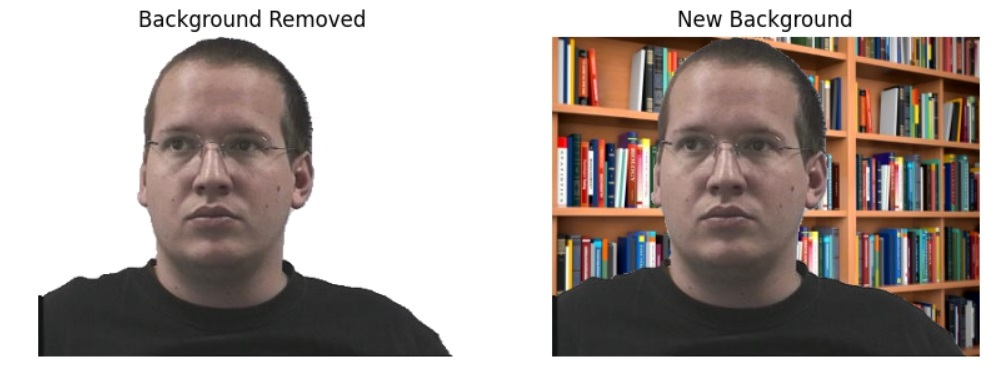
#> input picture 6 - NCKH/Source/Online Cheating Detection/assets/bg_remove_new_bg.jpg, 999 x 373 px
$ python -i face.py   (imports and definitions only)
#> lines starting #> are read from the running program, lines starting #| are printed output that depends on the picture
import random

import cv2
from mtcnn import MTCNN

# [1 line that did not run here, left out]


def detect_faces(image):
    """
    Detects faces in an image using MTCNN.
    :param image: Input image in BGR format.
    :return:
    """
    detections = detector.detect_faces(image)
    if not detections:
        return None

    boxes = []
    for detection in detections:
        boxes.append(detection['box'])

    return boxes


def crop_face(image):
    """
    Detects and tightly crops the face from an image.
    """
    detections = detect_faces(image)

    if detections:
        x, y, w, h = detections[0]
        face = image[y:y + h, x:x + w]

        # Ensure tight cropping with no extra borders
        face = remove_black_background(face)

        return face
    return None


def remove_black_background(image):
    """
    Removes black background and trims edges.
    """
    gray = cv2.cvtColor(image, cv2.COLOR_RGB2GRAY)
    _, mask = cv2.threshold(gray, 1, 255, cv2.THRESH_BINARY)

    # Find contours and bounding box of the non-black area
    coords = cv2.findNonZero(mask)
    x, y, w, h = cv2.boundingRect(coords)

    # Crop to bounding box
    cropped = image[y:y + h, x:x + w]
    return cropped


def apply_transformations(image, num_variations=10):
    """
    Generates multiple variations of the face image.
    """
    processed_images = []
    h, w = image.shape[:2]

    for _ in range(num_variations):
        transformed = image.copy()

        # Random rotation (-30 to +30 degrees)
        angle = random.randint(-30, 30)
        matrix = cv2.getRotationMatrix2D((w // 2, h // 2), angle, 1)
        transformed = cv2.warpAffine(transformed, matrix, (w, h))

        # Random flip
        if random.choice([True, False]):
            transformed = cv2.flip(transformed, 1)

        # Random brightness/contrast
        alpha = random.uniform(0.7, 1.3)
        beta = random.randint(-40, 40)
        transformed = cv2.convertScaleAbs(transformed, alpha=alpha, beta=beta)

        # Gaussian blur
        if random.choice([True, False]):
            kernel_size = random.choice([(3, 3), (5, 5)])
            transformed = cv2.GaussianBlur(transformed, kernel_size, 0)

        # Remove any remaining black borders
        transformed = remove_black_background(transformed)

        processed_images.append(transformed)

    return processed_images

>>> import cv2
>>> picture = cv2.cvtColor(cv2.imread('../../../6 - NCKH/Source/Online Cheating Detection/assets/bg_remove_new_bg.jpg'), cv2.COLOR_BGR2RGB)
>>> result = apply_transformations(picture)
#> the loop in apply_transformations, `for _ in range(num_variations):` made 10 passes
#> pass 1, in apply_transformations, `transformed = cv2.warpAffine(transformed, matrix, (w, h))`:
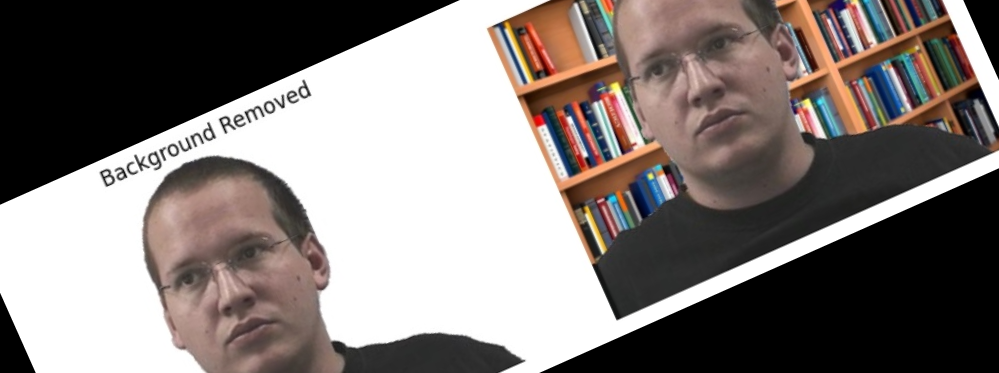
#> transformed: shape (373, 999, 3); mean R, G, B 131.1, 123.4, 120.5
#> pass 1, in apply_transformations, `transformed = cv2.convertScaleAbs(transformed, alpha=alpha, beta=beta)`:
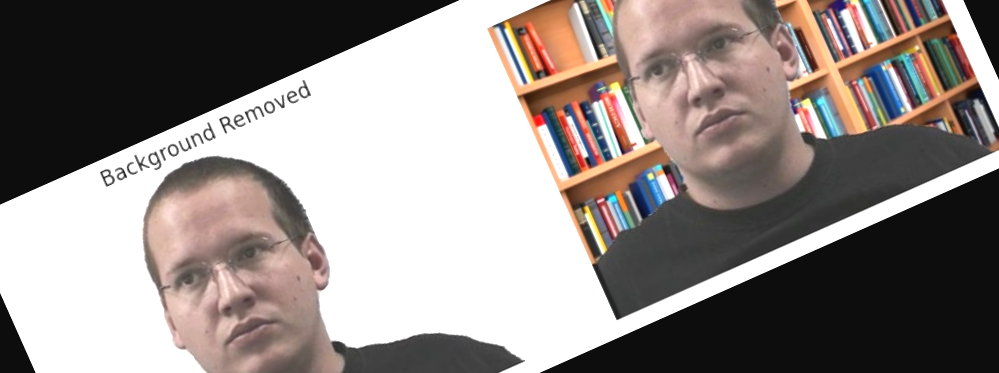
#> transformed: shape (373, 999, 3); mean R, G, B 146.2, 137.9, 134.6
#> pass 1, in remove_black_background, `gray = cv2.cvtColor(image, cv2.COLOR_RGB2GRAY)`:
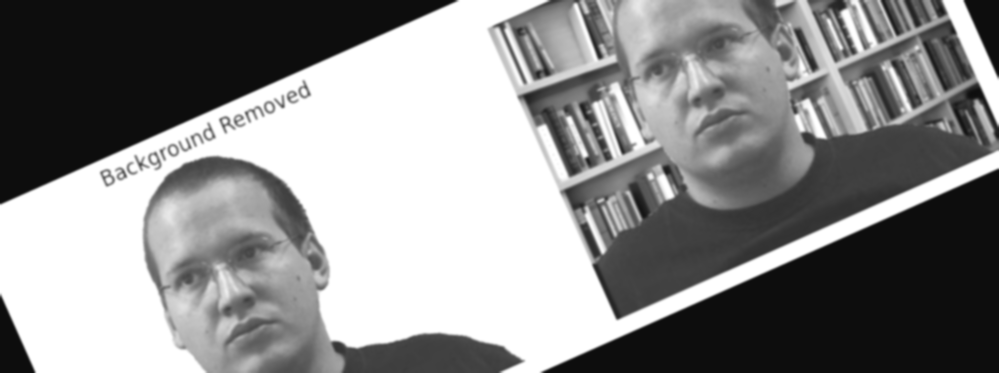
#> gray: shape (373, 999); min 13, max 255, mean 140
#> after the loop in apply_transformations, `for _ in range(num_variations):`: processed_images = 10 items
#> result = 10 items

$ run again, on 6 - NCKH/Source/Online Cheating Detection/assets/cheating.jpg
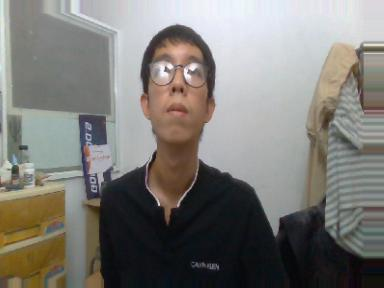
#> input picture 6 - NCKH/Source/Online Cheating Detection/assets/cheating.jpg, 384 x 288 px
#> the loop in apply_transformations, `for _ in range(num_variations):` made 10 passes
#> pass 1, in apply_transformations, `transformed = cv2.warpAffine(transformed, matrix, (w, h))`:
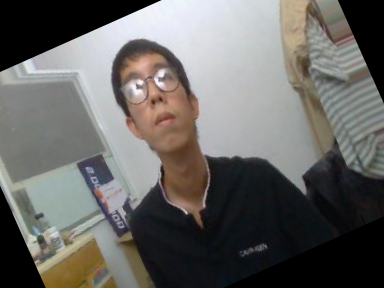
#> transformed: shape (288, 384, 3); mean R, G, B 104.6, 103.1, 100.3
#> pass 1, in remove_black_background, `gray = cv2.cvtColor(image, cv2.COLOR_RGB2GRAY)`:
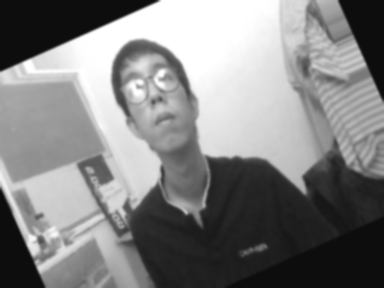
#> gray: shape (288, 384); min 13, max 255, mean 130.8
#> after the loop in apply_transformations, `for _ in range(num_variations):`: processed_images = 10 items

$ run again, on 6 - NCKH/Source/Online Cheating Detection/assets/not_cheating.jpg
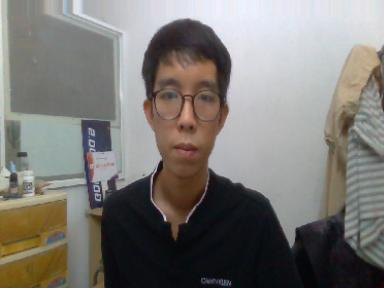
#> input picture 6 - NCKH/Source/Online Cheating Detection/assets/not_cheating.jpg, 384 x 288 px
#> the loop in apply_transformations, `for _ in range(num_variations):` made 10 passes
#> pass 1, in apply_transformations, `transformed = cv2.warpAffine(transformed, matrix, (w, h))`:
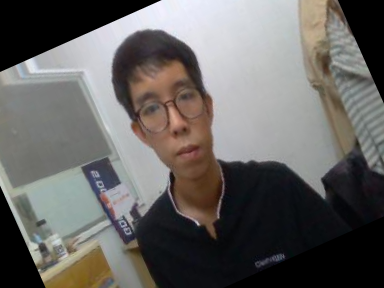
#> transformed: shape (288, 384, 3); mean R, G, B 102.8, 100.5, 98.3
#> pass 1, in remove_black_background, `gray = cv2.cvtColor(image, cv2.COLOR_RGB2GRAY)`:
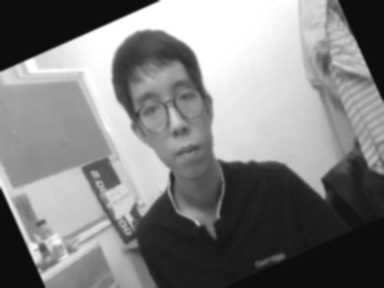
#> gray: shape (288, 384); min 13, max 255, mean 128.5
#> after the loop in apply_transformations, `for _ in range(num_variations):`: processed_images = 10 items

$ run again, on 6 - NCKH/Source/Online Cheating Detection/assets/original_bg_remove.jpg
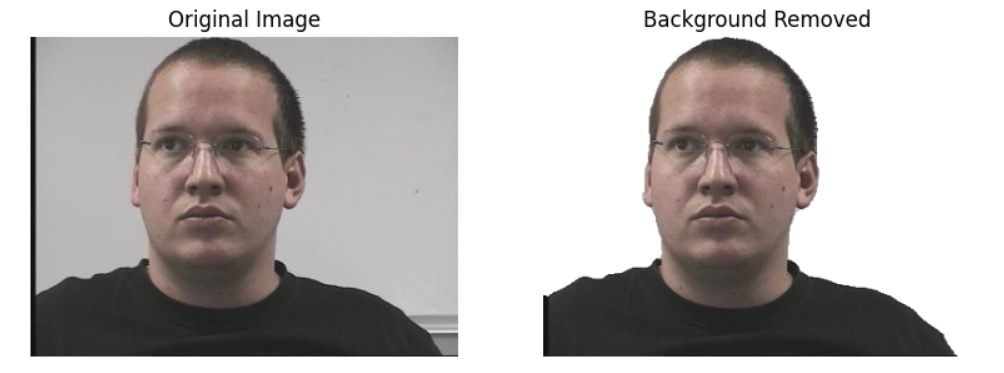
#> input picture 6 - NCKH/Source/Online Cheating Detection/assets/original_bg_remove.jpg, 1004 x 373 px
#> the loop in apply_transformations, `for _ in range(num_variations):` made 10 passes
#> pass 1, in apply_transformations, `transformed = cv2.warpAffine(transformed, matrix, (w, h))`:
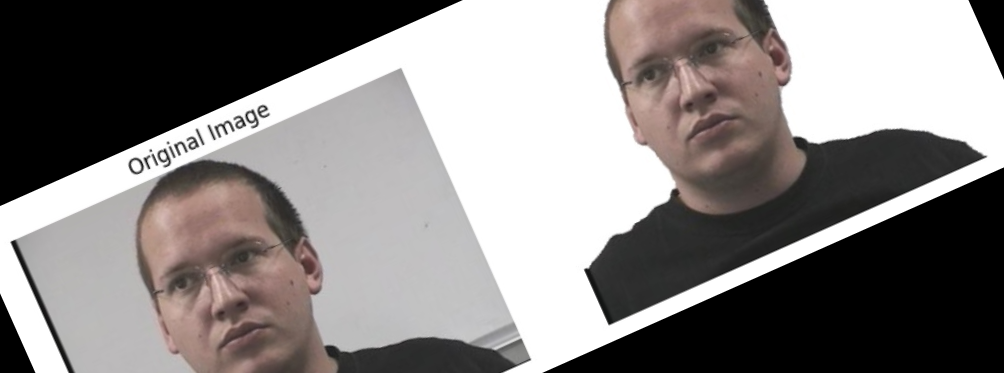
#> transformed: shape (373, 1004, 3); mean R, G, B 136.3, 132.2, 131.1
#> pass 1, in remove_black_background, `gray = cv2.cvtColor(image, cv2.COLOR_RGB2GRAY)`:
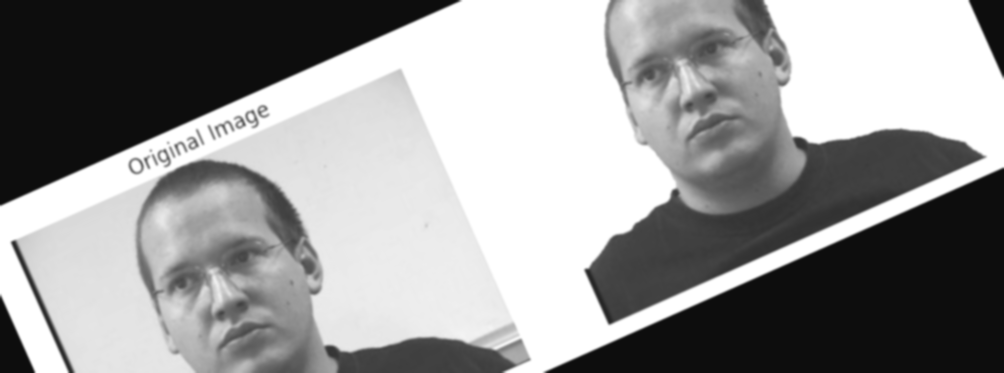
#> gray: shape (373, 1004); min 13, max 255, mean 151.2
#> after the loop in apply_transformations, `for _ in range(num_variations):`: processed_images = 10 items
